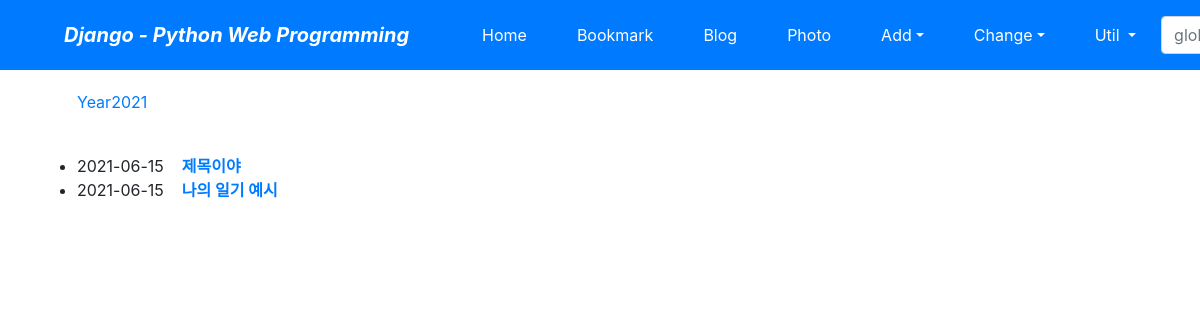
Screenshot of /blog/archive/ (signed in) with the database file from the repository.
### blogapp/models.py (models this page shows, shortened)
class Post(models.Model):
    title = models.CharField(verbose_name='TITLE', max_length=50)
    slug = models.SlugField('SLUG', unique=True, allow_unicode=True, help_text='one word for title alias.')
    description = models.CharField('DESCRIPTION', max_length=100, blank=True, help_text='simple description text.')
    content = models.TextField('CONTENT')
    create_dt = models.DateTimeField('CREATE DATE', auto_now_add=True)
    modify_dt = models.DateTimeField('MODIFY DATE', auto_now=True)
    tags = TaggableManager(blank=True)
    owner = models.ForeignKey(User, on_delete=models.CASCADE, verbose_name='OWNER', blank=True, null=True)
    class Meta:
        verbose_name = 'post'
        verbose_name_plural = 'posts'
        db_table = 'blogapp_posts'
        ordering = ('-modify_dt',)
    def get_absolute_url(self):
        return reverse('blog:post_detail', args=(self.slug,))

### blogapp/views.py (the view)
# urls.py: path('archive/', views.PostAV.as_view(), name='post_archive'),
class PostAV(ArchiveIndexView):
    model = Post
    date_field = 'modify_dt'

### blogapp/templates/blogapp/post_archive.html (shortened to what this page needs)
{% extends 'base.html' %}
{% block content %}
<ul>
    {% for date in date_list %}
    <li style="display: inline;">
        <a href="{% url 'blog:post_year_archive' date|date:'Y' %}">Year{{ date|date:"Y" }}</a></li>
    {% endfor %}
</ul>
<br/>
<div>
    <ul>
        {% for post in object_list %}
        <li>{{ post.modify_dt|date:"Y-m-d" }}&nbsp;&nbsp;&nbsp;
        <a href="{{ post.get_absolute_url }}"><strong>{{ post.title }}</strong></a></li>
        {% endfor %}
    </ul>
</div>
{% endblock %}

### rows the page displays
Post: modify_dt "2021-06-15", title "제목이야"
Post: modify_dt "2021-06-15", title "나의 일기 예시"

### other values shown
{{ date|date:"Y" }} "2021"
